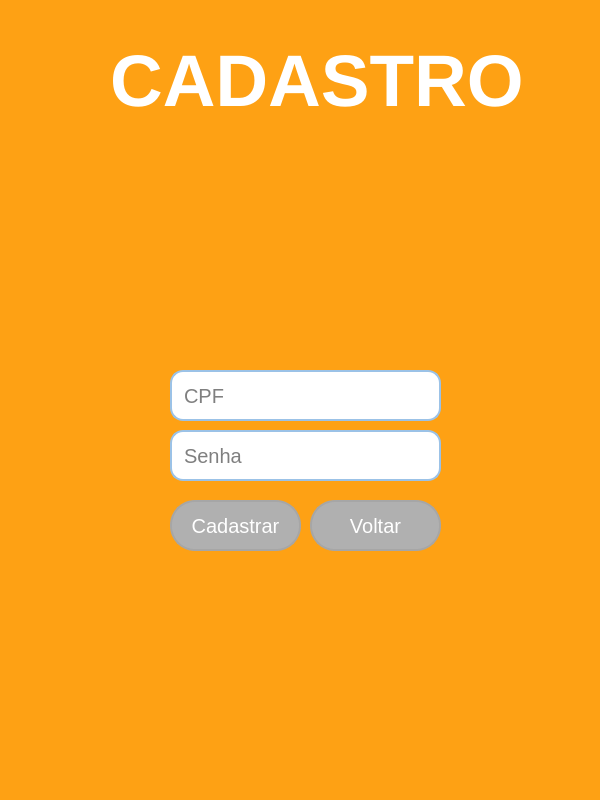
<?xml version="1.0" encoding="UTF-8"?>
<ui version="4.0">
 <class>MainWindow</class>
 <widget class="QMainWindow" name="MainWindow">
  <property name="geometry">
   <rect>
    <x>0</x>
    <y>0</y>
    <width>600</width>
    <height>800</height>
   </rect>
  </property>
  <property name="minimumSize">
   <size>
    <width>600</width>
    <height>800</height>
   </size>
  </property>
  <property name="windowTitle">
   <string>MainWindow</string>
  </property>
  <property name="styleSheet">
   <string notr="true">background-color: rgb(254, 161, 20);</string>
  </property>
  <widget class="QWidget" name="centralwidget">
   <widget class="QPushButton" name="pushButton">
    <property name="geometry">
     <rect>
      <x>170</x>
      <y>500</y>
      <width>131</width>
      <height>51</height>
     </rect>
    </property>
    <property name="font">
     <font>
      <pointsize>15</pointsize>
     </font>
    </property>
    <property name="styleSheet">
     <string notr="true">QPushButton {	
	color: rgb(255, 255, 255);
	background-color: rgb(176, 176, 176);
	border: 2px solid rgb(166, 166, 166); 
	border-radius: 25px;
}

QPushButton:hover {
	background-color: rgb(166, 166, 166);
	border: 2px solid rgb(138, 138, 138); 
}

QPushButton:pressed {
	background-color: rgb(250, 230, 0);
	border: 2px solid rgb(255, 165, 24); 
}</string>
    </property>
    <property name="text">
     <string>Cadastrar</string>
    </property>
   </widget>
   <widget class="QLineEdit" name="lineEdit">
    <property name="geometry">
     <rect>
      <x>170</x>
      <y>370</y>
      <width>271</width>
      <height>51</height>
     </rect>
    </property>
    <property name="font">
     <font>
      <pointsize>15</pointsize>
     </font>
    </property>
    <property name="styleSheet">
     <string notr="true">QLineEdit{
	background-color: rgb(255, 255, 255);
	border: 2px solid rgb(155, 194, 231);
	border-radius: 13px;
	padding: 10px;
}
QLineEdit:hover{
	border: 2px solid rgb(255, 207, 0);
}

QLineEdit:focus{
	border: 2px solid rgb(255, 165, 0);
	color: rgb(0, 0, 0);
}
</string>
    </property>
    <property name="maxLength">
     <number>11</number>
    </property>
    <property name="placeholderText">
     <string>CPF</string>
    </property>
   </widget>
   <widget class="QLineEdit" name="lineEdit_2">
    <property name="geometry">
     <rect>
      <x>170</x>
      <y>430</y>
      <width>271</width>
      <height>51</height>
     </rect>
    </property>
    <property name="font">
     <font>
      <pointsize>15</pointsize>
     </font>
    </property>
    <property name="styleSheet">
     <string notr="true">QLineEdit{
	background-color: rgb(255, 255, 255);
	border: 2px solid rgb(155, 194, 231);
	border-radius: 13px;
	padding: 10px;
}
QLineEdit:hover{
	border: 2px solid rgb(255, 207, 0);
}

QLineEdit:focus{
	border: 2px solid rgb(255, 165, 0);
	color: rgb(0, 0, 0);
}
</string>
    </property>
    <property name="text">
     <string/>
    </property>
    <property name="echoMode">
     <enum>QLineEdit::Password</enum>
    </property>
    <property name="placeholderText">
     <string>Senha</string>
    </property>
   </widget>
   <widget class="QLabel" name="label">
    <property name="geometry">
     <rect>
      <x>110</x>
      <y>30</y>
      <width>411</width>
      <height>101</height>
     </rect>
    </property>
    <property name="font">
     <font>
      <pointsize>55</pointsize>
      <weight>75</weight>
      <bold>true</bold>
     </font>
    </property>
    <property name="styleSheet">
     <string notr="true">color: rgb(255, 255, 255);</string>
    </property>
    <property name="text">
     <string>CADASTRO</string>
    </property>
   </widget>
   <widget class="QPushButton" name="pushButton_2">
    <property name="geometry">
     <rect>
      <x>310</x>
      <y>500</y>
      <width>131</width>
      <height>51</height>
     </rect>
    </property>
    <property name="font">
     <font>
      <pointsize>15</pointsize>
     </font>
    </property>
    <property name="styleSheet">
     <string notr="true">QPushButton {	
	color: rgb(255, 255, 255);
	background-color: rgb(176, 176, 176);
	border: 2px solid rgb(166, 166, 166); 
	border-radius: 25px;
}

QPushButton:hover {
	background-color: rgb(166, 166, 166);
	border: 2px solid rgb(138, 138, 138); 
}

QPushButton:pressed {
	background-color: rgb(250, 230, 0);
	border: 2px solid rgb(255, 165, 24); 
}</string>
    </property>
    <property name="text">
     <string>Voltar</string>
    </property>
   </widget>
   <widget class="QLabel" name="label_2">
    <property name="geometry">
     <rect>
      <x>170</x>
      <y>130</y>
      <width>211</width>
      <height>221</height>
     </rect>
    </property>
    <property name="text">
     <string/>
    </property>
    <property name="pixmap">
     <pixmap>imagens/Trabalho.png</pixmap>
    </property>
   </widget>
  </widget>
  <widget class="QStatusBar" name="statusbar"/>
 </widget>
 <resources/>
 <connections/>
</ui>
